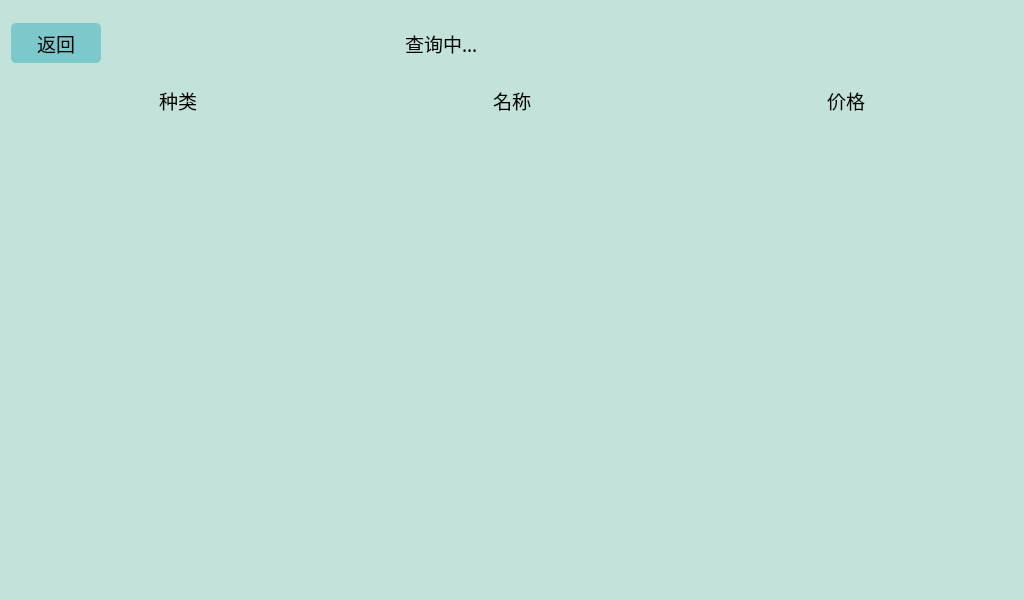
<?xml version="1.0" encoding="UTF-8"?>
<ui version="4.0">
 <class>kindWindow</class>
 <widget class="QWidget" name="kindWindow">
  <property name="geometry">
   <rect>
    <x>0</x>
    <y>0</y>
    <width>1024</width>
    <height>600</height>
   </rect>
  </property>
  <property name="sizePolicy">
   <sizepolicy hsizetype="Maximum" vsizetype="Maximum">
    <horstretch>0</horstretch>
    <verstretch>0</verstretch>
   </sizepolicy>
  </property>
  <property name="maximumSize">
   <size>
    <width>1024</width>
    <height>600</height>
   </size>
  </property>
  <property name="windowTitle">
   <string>种类</string>
  </property>
  <property name="windowIcon">
   <iconset resource="../../../ui1.0.0/ico_src.qrc">
    <normaloff>:/mainWindow_ico/title_recycle_icon.png</normaloff>:/mainWindow_ico/title_recycle_icon.png</iconset>
  </property>
  <property name="styleSheet">
   <string notr="true">background-color:rgb(195, 227, 218)</string>
  </property>
  <layout class="QVBoxLayout" name="verticalLayout_2" stretch="1,8">
   <property name="spacing">
    <number>0</number>
   </property>
   <item>
    <layout class="QHBoxLayout" name="horizontalLayout_2" stretch="1,2,1,3">
     <item>
      <widget class="QPushButton" name="kind_back_but">
       <property name="sizePolicy">
        <sizepolicy hsizetype="Maximum" vsizetype="Minimum">
         <horstretch>0</horstretch>
         <verstretch>0</verstretch>
        </sizepolicy>
       </property>
       <property name="minimumSize">
        <size>
         <width>90</width>
         <height>40</height>
        </size>
       </property>
       <property name="maximumSize">
        <size>
         <width>90</width>
         <height>40</height>
        </size>
       </property>
       <property name="font">
        <font>
         <family>幼圆</family>
         <pointsize>14</pointsize>
        </font>
       </property>
       <property name="styleSheet">
        <string notr="true">border-radius: 5px;
background-color:rgb(125, 200, 203);
</string>
       </property>
       <property name="text">
        <string>返回</string>
       </property>
      </widget>
     </item>
     <item>
      <spacer name="horizontalSpacer">
       <property name="orientation">
        <enum>Qt::Horizontal</enum>
       </property>
       <property name="sizeType">
        <enum>QSizePolicy::Minimum</enum>
       </property>
       <property name="sizeHint" stdset="0">
        <size>
         <width>300</width>
         <height>20</height>
        </size>
       </property>
      </spacer>
     </item>
     <item>
      <widget class="QLabel" name="label">
       <property name="font">
        <font>
         <family>幼圆</family>
         <pointsize>14</pointsize>
        </font>
       </property>
       <property name="text">
        <string>查询中...</string>
       </property>
      </widget>
     </item>
     <item>
      <spacer name="horizontalSpacer_2">
       <property name="orientation">
        <enum>Qt::Horizontal</enum>
       </property>
       <property name="sizeType">
        <enum>QSizePolicy::Minimum</enum>
       </property>
       <property name="sizeHint" stdset="0">
        <size>
         <width>400</width>
         <height>20</height>
        </size>
       </property>
      </spacer>
     </item>
    </layout>
   </item>
   <item>
    <layout class="QVBoxLayout" name="verticalLayout" stretch="1,9">
     <item>
      <layout class="QHBoxLayout" name="horizontalLayout" stretch="1,1,1">
       <property name="spacing">
        <number>0</number>
       </property>
       <item>
        <widget class="QLabel" name="kind_label">
         <property name="font">
          <font>
           <family>幼圆</family>
           <pointsize>14</pointsize>
          </font>
         </property>
         <property name="text">
          <string>种类</string>
         </property>
         <property name="alignment">
          <set>Qt::AlignCenter</set>
         </property>
        </widget>
       </item>
       <item>
        <widget class="QLabel" name="name_label">
         <property name="font">
          <font>
           <family>幼圆</family>
           <pointsize>14</pointsize>
          </font>
         </property>
         <property name="text">
          <string>名称</string>
         </property>
         <property name="alignment">
          <set>Qt::AlignCenter</set>
         </property>
        </widget>
       </item>
       <item>
        <widget class="QLabel" name="price_label">
         <property name="font">
          <font>
           <family>幼圆</family>
           <pointsize>14</pointsize>
          </font>
         </property>
         <property name="text">
          <string>价格</string>
         </property>
         <property name="alignment">
          <set>Qt::AlignCenter</set>
         </property>
        </widget>
       </item>
      </layout>
     </item>
     <item>
      <widget class="QTableWidget" name="kind_infortion_table">
       <property name="sizePolicy">
        <sizepolicy hsizetype="Minimum" vsizetype="Minimum">
         <horstretch>0</horstretch>
         <verstretch>0</verstretch>
        </sizepolicy>
       </property>
       <property name="font">
        <font>
         <family>幼圆</family>
         <pointsize>14</pointsize>
        </font>
       </property>
       <property name="styleSheet">
        <string notr="true">border-radius: 5px;
</string>
       </property>
       <attribute name="horizontalHeaderVisible">
        <bool>false</bool>
       </attribute>
       <attribute name="horizontalHeaderCascadingSectionResizes">
        <bool>false</bool>
       </attribute>
       <attribute name="horizontalHeaderHighlightSections">
        <bool>true</bool>
       </attribute>
       <column>
        <property name="text">
         <string>种类</string>
        </property>
        <property name="font">
         <font>
          <family>幼圆</family>
          <pointsize>14</pointsize>
         </font>
        </property>
       </column>
       <column>
        <property name="text">
         <string>名称</string>
        </property>
        <property name="font">
         <font>
          <family>幼圆</family>
          <pointsize>14</pointsize>
         </font>
        </property>
       </column>
       <column>
        <property name="text">
         <string>价格</string>
        </property>
        <property name="font">
         <font>
          <family>幼圆</family>
          <pointsize>14</pointsize>
         </font>
        </property>
       </column>
      </widget>
     </item>
    </layout>
   </item>
  </layout>
 </widget>
 <resources>
  <include location="../../../ui1.0.0/ico_src.qrc"/>
 </resources>
 <connections/>
</ui>
